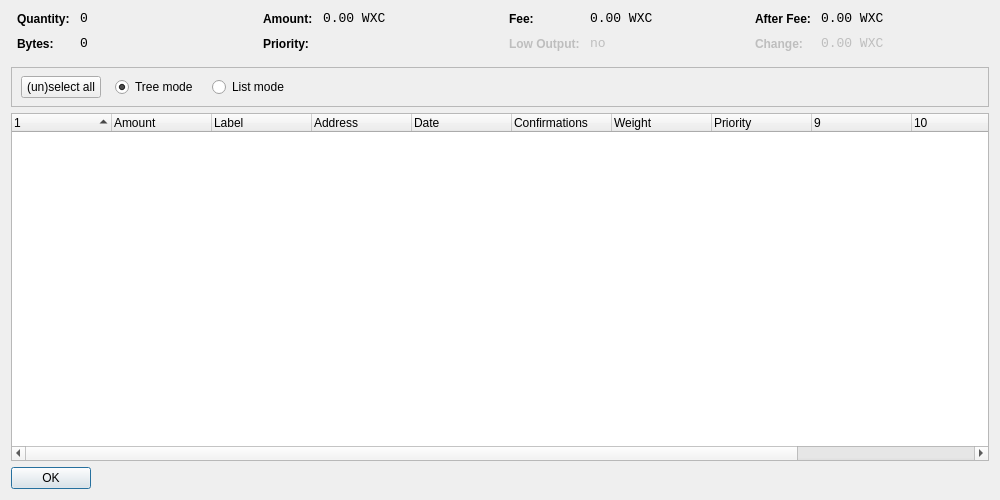
<?xml version="1.0" encoding="UTF-8"?>
<ui version="4.0">
 <class>CoinControlDialog</class>
 <widget class="QWidget" name="CoinControlDialog">
  <property name="geometry">
   <rect>
    <x>0</x>
    <y>0</y>
    <width>1000</width>
    <height>500</height>
   </rect>
  </property>
  <property name="windowTitle">
   <string>Coin Control</string>
  </property>
  <layout class="QVBoxLayout" name="verticalLayout">
   <item>
    <layout class="QHBoxLayout" name="horizontalLayoutTop" stretch="0,0,0,0">
     <property name="topMargin">
      <number>0</number>
     </property>
     <property name="bottomMargin">
      <number>10</number>
     </property>
     <item>
      <layout class="QFormLayout" name="formLayoutCoinControl1">
       <property name="horizontalSpacing">
        <number>10</number>
       </property>
       <property name="verticalSpacing">
        <number>10</number>
       </property>
       <property name="leftMargin">
        <number>6</number>
       </property>
       <property name="rightMargin">
        <number>6</number>
       </property>
       <item row="0" column="0">
        <widget class="QLabel" name="labelCoinControlQuantityText">
         <property name="styleSheet">
          <string notr="true">font-weight:bold;</string>
         </property>
         <property name="text">
          <string>Quantity:</string>
         </property>
        </widget>
       </item>
       <item row="0" column="1">
        <widget class="QLabel" name="labelCoinControlQuantity">
         <property name="font">
          <font>
           <family>Monospace</family>
           <pointsize>10</pointsize>
          </font>
         </property>
         <property name="cursor">
          <cursorShape>IBeamCursor</cursorShape>
         </property>
         <property name="contextMenuPolicy">
          <enum>Qt::ActionsContextMenu</enum>
         </property>
         <property name="text">
          <string notr="true">0</string>
         </property>
         <property name="textInteractionFlags">
          <set>Qt::LinksAccessibleByMouse|Qt::TextSelectableByKeyboard|Qt::TextSelectableByMouse</set>
         </property>
        </widget>
       </item>
       <item row="1" column="0">
        <widget class="QLabel" name="labelCoinControlBytesText">
         <property name="styleSheet">
          <string notr="true">font-weight:bold;</string>
         </property>
         <property name="text">
          <string>Bytes:</string>
         </property>
        </widget>
       </item>
       <item row="1" column="1">
        <widget class="QLabel" name="labelCoinControlBytes">
         <property name="font">
          <font>
           <family>Monospace</family>
           <pointsize>10</pointsize>
          </font>
         </property>
         <property name="cursor">
          <cursorShape>IBeamCursor</cursorShape>
         </property>
         <property name="contextMenuPolicy">
          <enum>Qt::ActionsContextMenu</enum>
         </property>
         <property name="text">
          <string notr="true">0</string>
         </property>
         <property name="textInteractionFlags">
          <set>Qt::LinksAccessibleByMouse|Qt::TextSelectableByKeyboard|Qt::TextSelectableByMouse</set>
         </property>
        </widget>
       </item>
      </layout>
     </item>
     <item>
      <layout class="QFormLayout" name="formLayoutCoinControl2">
       <property name="horizontalSpacing">
        <number>10</number>
       </property>
       <property name="verticalSpacing">
        <number>10</number>
       </property>
       <property name="leftMargin">
        <number>6</number>
       </property>
       <property name="rightMargin">
        <number>6</number>
       </property>
       <item row="0" column="0">
        <widget class="QLabel" name="labelCoinControlAmountText">
         <property name="styleSheet">
          <string notr="true">font-weight:bold;</string>
         </property>
         <property name="text">
          <string>Amount:</string>
         </property>
        </widget>
       </item>
       <item row="0" column="1">
        <widget class="QLabel" name="labelCoinControlAmount">
         <property name="font">
          <font>
           <family>Monospace</family>
           <pointsize>10</pointsize>
          </font>
         </property>
         <property name="cursor">
          <cursorShape>IBeamCursor</cursorShape>
         </property>
         <property name="contextMenuPolicy">
          <enum>Qt::ActionsContextMenu</enum>
         </property>
         <property name="text">
          <string notr="true">0.00 WXC</string>
         </property>
         <property name="textInteractionFlags">
          <set>Qt::LinksAccessibleByMouse|Qt::TextSelectableByKeyboard|Qt::TextSelectableByMouse</set>
         </property>
        </widget>
       </item>
       <item row="1" column="0">
        <widget class="QLabel" name="labelCoinControlPriorityText">
         <property name="styleSheet">
          <string notr="true">font-weight:bold;</string>
         </property>
         <property name="text">
          <string>Priority:</string>
         </property>
        </widget>
       </item>
       <item row="1" column="1">
        <widget class="QLabel" name="labelCoinControlPriority">
         <property name="font">
          <font>
           <family>Monospace</family>
           <pointsize>10</pointsize>
          </font>
         </property>
         <property name="cursor">
          <cursorShape>IBeamCursor</cursorShape>
         </property>
         <property name="contextMenuPolicy">
          <enum>Qt::ActionsContextMenu</enum>
         </property>
         <property name="text">
          <string/>
         </property>
         <property name="textInteractionFlags">
          <set>Qt::LinksAccessibleByMouse|Qt::TextSelectableByKeyboard|Qt::TextSelectableByMouse</set>
         </property>
        </widget>
       </item>
      </layout>
     </item>
     <item>
      <layout class="QFormLayout" name="formLayoutCoinControl3">
       <property name="horizontalSpacing">
        <number>10</number>
       </property>
       <property name="verticalSpacing">
        <number>10</number>
       </property>
       <property name="leftMargin">
        <number>6</number>
       </property>
       <property name="rightMargin">
        <number>6</number>
       </property>
       <item row="0" column="0">
        <widget class="QLabel" name="labelCoinControlFeeText">
         <property name="styleSheet">
          <string notr="true">font-weight:bold;</string>
         </property>
         <property name="text">
          <string>Fee:</string>
         </property>
        </widget>
       </item>
       <item row="0" column="1">
        <widget class="QLabel" name="labelCoinControlFee">
         <property name="font">
          <font>
           <family>Monospace</family>
           <pointsize>10</pointsize>
          </font>
         </property>
         <property name="cursor">
          <cursorShape>IBeamCursor</cursorShape>
         </property>
         <property name="contextMenuPolicy">
          <enum>Qt::ActionsContextMenu</enum>
         </property>
         <property name="text">
          <string notr="true">0.00 WXC</string>
         </property>
         <property name="textInteractionFlags">
          <set>Qt::LinksAccessibleByMouse|Qt::TextSelectableByKeyboard|Qt::TextSelectableByMouse</set>
         </property>
        </widget>
       </item>
       <item row="1" column="0">
        <widget class="QLabel" name="labelCoinControlLowOutputText">
         <property name="enabled">
          <bool>false</bool>
         </property>
         <property name="styleSheet">
          <string notr="true">font-weight:bold;</string>
         </property>
         <property name="text">
          <string>Low Output:</string>
         </property>
        </widget>
       </item>
       <item row="1" column="1">
        <widget class="QLabel" name="labelCoinControlLowOutput">
         <property name="enabled">
          <bool>false</bool>
         </property>
         <property name="font">
          <font>
           <family>Monospace</family>
           <pointsize>10</pointsize>
          </font>
         </property>
         <property name="cursor">
          <cursorShape>IBeamCursor</cursorShape>
         </property>
         <property name="contextMenuPolicy">
          <enum>Qt::ActionsContextMenu</enum>
         </property>
         <property name="text">
          <string>no</string>
         </property>
         <property name="textInteractionFlags">
          <set>Qt::LinksAccessibleByMouse|Qt::TextSelectableByKeyboard|Qt::TextSelectableByMouse</set>
         </property>
        </widget>
       </item>
      </layout>
     </item>
     <item>
      <layout class="QFormLayout" name="formLayoutCoinControl4">
       <property name="horizontalSpacing">
        <number>10</number>
       </property>
       <property name="verticalSpacing">
        <number>10</number>
       </property>
       <property name="leftMargin">
        <number>6</number>
       </property>
       <property name="rightMargin">
        <number>6</number>
       </property>
       <item row="0" column="0">
        <widget class="QLabel" name="labelCoinControlAfterFeeText">
         <property name="styleSheet">
          <string notr="true">font-weight:bold;</string>
         </property>
         <property name="text">
          <string>After Fee:</string>
         </property>
        </widget>
       </item>
       <item row="0" column="1">
        <widget class="QLabel" name="labelCoinControlAfterFee">
         <property name="font">
          <font>
           <family>Monospace</family>
           <pointsize>10</pointsize>
          </font>
         </property>
         <property name="cursor">
          <cursorShape>IBeamCursor</cursorShape>
         </property>
         <property name="contextMenuPolicy">
          <enum>Qt::ActionsContextMenu</enum>
         </property>
         <property name="text">
          <string notr="true">0.00 WXC</string>
         </property>
         <property name="textInteractionFlags">
          <set>Qt::LinksAccessibleByMouse|Qt::TextSelectableByKeyboard|Qt::TextSelectableByMouse</set>
         </property>
        </widget>
       </item>
       <item row="1" column="0">
        <widget class="QLabel" name="labelCoinControlChangeText">
         <property name="enabled">
          <bool>false</bool>
         </property>
         <property name="styleSheet">
          <string notr="true">font-weight:bold;</string>
         </property>
         <property name="text">
          <string>Change:</string>
         </property>
        </widget>
       </item>
       <item row="1" column="1">
        <widget class="QLabel" name="labelCoinControlChange">
         <property name="enabled">
          <bool>false</bool>
         </property>
         <property name="font">
          <font>
           <family>Monospace</family>
           <pointsize>10</pointsize>
          </font>
         </property>
         <property name="cursor">
          <cursorShape>IBeamCursor</cursorShape>
         </property>
         <property name="contextMenuPolicy">
          <enum>Qt::ActionsContextMenu</enum>
         </property>
         <property name="text">
          <string notr="true">0.00 WXC</string>
         </property>
         <property name="textInteractionFlags">
          <set>Qt::LinksAccessibleByMouse|Qt::TextSelectableByKeyboard|Qt::TextSelectableByMouse</set>
         </property>
        </widget>
       </item>
      </layout>
     </item>
    </layout>
   </item>
   <item>
    <widget class="QFrame" name="frame">
     <property name="minimumSize">
      <size>
       <width>0</width>
       <height>40</height>
      </size>
     </property>
     <property name="frameShape">
      <enum>QFrame::StyledPanel</enum>
     </property>
     <property name="frameShadow">
      <enum>QFrame::Sunken</enum>
     </property>
     <widget class="QWidget" name="horizontalLayoutWidget">
      <property name="geometry">
       <rect>
        <x>10</x>
        <y>0</y>
        <width>781</width>
        <height>41</height>
       </rect>
      </property>
      <layout class="QHBoxLayout" name="horizontalLayoutPanel" stretch="0,0,0,0">
       <property name="spacing">
        <number>14</number>
       </property>
       <item>
        <widget class="QPushButton" name="pushButtonSelectAll">
         <property name="sizePolicy">
          <sizepolicy hsizetype="Maximum" vsizetype="Fixed">
           <horstretch>0</horstretch>
           <verstretch>0</verstretch>
          </sizepolicy>
         </property>
         <property name="text">
          <string>(un)select all</string>
         </property>
        </widget>
       </item>
       <item>
        <widget class="QRadioButton" name="radioTreeMode">
         <property name="sizePolicy">
          <sizepolicy hsizetype="Maximum" vsizetype="Fixed">
           <horstretch>0</horstretch>
           <verstretch>0</verstretch>
          </sizepolicy>
         </property>
         <property name="text">
          <string>Tree mode</string>
         </property>
         <property name="checked">
          <bool>true</bool>
         </property>
        </widget>
       </item>
       <item>
        <widget class="QRadioButton" name="radioListMode">
         <property name="sizePolicy">
          <sizepolicy hsizetype="Maximum" vsizetype="Fixed">
           <horstretch>0</horstretch>
           <verstretch>0</verstretch>
          </sizepolicy>
         </property>
         <property name="text">
          <string>List mode</string>
         </property>
        </widget>
       </item>
       <item>
        <spacer name="horizontalSpacer">
         <property name="orientation">
          <enum>Qt::Horizontal</enum>
         </property>
         <property name="sizeHint" stdset="0">
          <size>
           <width>40</width>
           <height>20</height>
          </size>
         </property>
        </spacer>
       </item>
      </layout>
     </widget>
    </widget>
   </item>
   <item>
    <widget class="CoinControlTreeWidget" name="treeWidget">
     <property name="contextMenuPolicy">
      <enum>Qt::CustomContextMenu</enum>
     </property>
     <property name="sortingEnabled">
      <bool>false</bool>
     </property>
     <property name="columnCount">
      <number>12</number>
     </property>
     <attribute name="headerShowSortIndicator" stdset="0">
      <bool>true</bool>
     </attribute>
     <attribute name="headerStretchLastSection">
      <bool>false</bool>
     </attribute>
     <column>
      <property name="text">
       <string/>
      </property>
     </column>
     <column>
      <property name="text">
       <string>Amount</string>
      </property>
     </column>
     <column>
      <property name="text">
       <string>Label</string>
      </property>
     </column>
     <column>
      <property name="text">
       <string>Address</string>
      </property>
     </column>
     <column>
      <property name="text">
       <string>Date</string>
      </property>
     </column>
     <column>
      <property name="text">
       <string>Confirmations</string>
      </property>
      <property name="toolTip">
       <string>Confirmed</string>
      </property>
     </column>
     <column>
      <property name="text">
       <string>Weight</string>
      </property>
     </column>
     <column>
      <property name="text">
       <string>Priority</string>
      </property>
     </column>
     <column>
      <property name="text">
       <string/>
      </property>
     </column>
     <column>
      <property name="text">
       <string/>
      </property>
     </column>
     <column>
      <property name="text">
       <string/>
      </property>
     </column>
     <column>
      <property name="text">
       <string/>
      </property>
     </column>
    </widget>
   </item>
   <item>
    <widget class="QDialogButtonBox" name="buttonBox">
     <property name="sizePolicy">
      <sizepolicy hsizetype="Maximum" vsizetype="Fixed">
       <horstretch>0</horstretch>
       <verstretch>0</verstretch>
      </sizepolicy>
     </property>
     <property name="orientation">
      <enum>Qt::Horizontal</enum>
     </property>
     <property name="standardButtons">
      <set>QDialogButtonBox::Ok</set>
     </property>
    </widget>
   </item>
  </layout>
 </widget>
 <customwidgets>
  <customwidget>
   <class>CoinControlTreeWidget</class>
   <extends>QTreeWidget</extends>
   <header>coincontroltreewidget.h</header>
  </customwidget>
 </customwidgets>
 <resources/>
 <connections/>
</ui>
